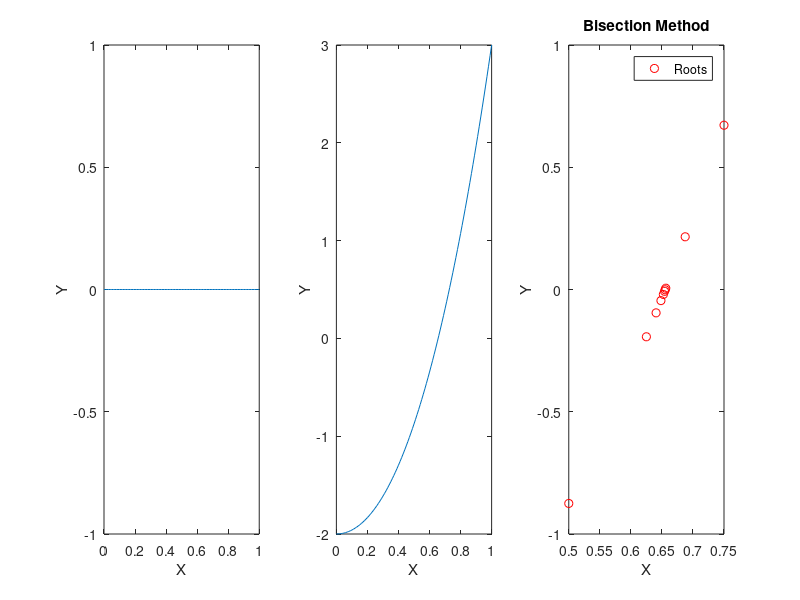

This figure's MATLAB source:
%                              Question 5
%        Seyed Ali Maher - Mohammad Zahmatkesh - Seyed Alireza Khayami
%--------------------------------------------------------------------------
clc
clear
close
%----------------------------Calculating Root------------------------------

a = 0;     % start of range
b = 1;     % end of range

counter = 1;
steps = 0;     % num of steps to find root

while counter < 9999
    middle = (a+b)/2;
    middlePoints(steps+1) = middle;
    steps = steps+1;

    f_a = (a^3)+(4*a^2)-2;
    f_b = (b^3)+(4*b^2)-2;
    f_x = (middle^3)+(4*middle^2)-2;

    if abs(f_x) <= 4*(10^(-3))
        disp('root: ')
        disp(middle)
        break
    elseif (f_a)*(f_x) < 0
        b = middle;
    else
        a = middle;
    end

    counter = counter+1;
end

xPoints = 0:0.01:1;

for counter = 1:length(xPoints)
    y(counter) = 0;
end

y2 = xPoints.^3+(4*xPoints.^2)-2;

for counter=1:length(middlePoints)
    q(counter) = middlePoints(counter)^3+(4*middlePoints(counter)^2)-2;
end

%--------------------------------Show Graph----------------------------
subplot(1, 3, 1)
plot(xPoints,y)
xlabel('X')
ylabel('Y')
                 
subplot(1, 3, 2)
plot(xPoints,y2)
xlabel('X')
ylabel('Y')

subplot(1, 3, 3)
plot(middlePoints,q,'ro')
xlabel('X')
ylabel('Y')
title('Bisection Method')
legend('Roots')

disp('num of steps to find root : ')
disp(steps)
disp('middle points: ')
disp(middlePoints)